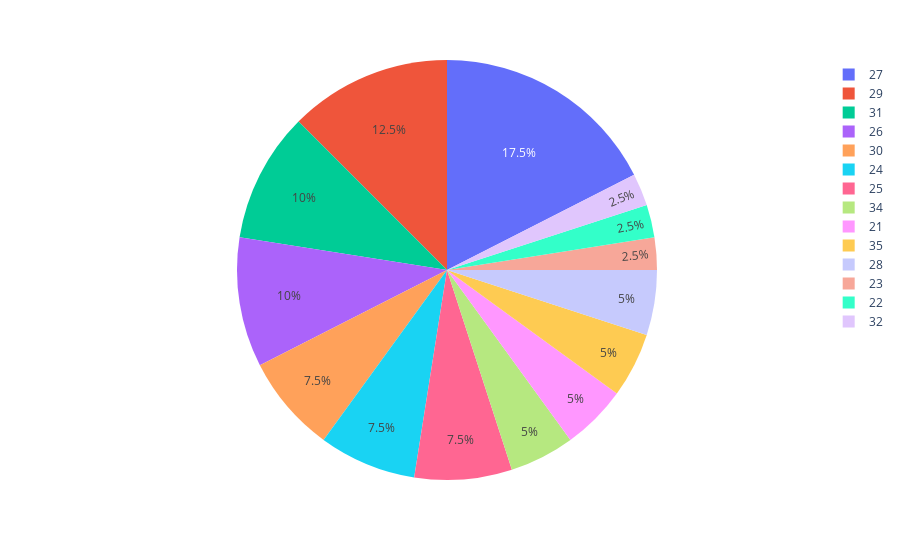

Notebook code cell kept with this figure:
### Markdown cell above
#### `Age`

### Code cell
px.pie(data_frame=df, names='age')

### Figure 1 — Plotly figure (JSON) as saved in the notebook; plotly's stock layout.template omitted (floating-point values rounded to 4 significant figures)
{"data": [{"domain": {"x": [0, 1], "y": [0, 1]}, "hovertemplate": "age=%{label}<extra></extra>", "labels": [34, 23, 30, 22, 24, 24, 27, 21, 35, 31, 35, 29, 21, 28, 25, 27, 28, 27, 29, 26, 29, 24, 27, 25, 26, 32, 26, 31, 29, 34, 27, 31, 27, 26, 27, 30, 30, 25, 31, 29], "legendgroup": "", "name": "", "showlegend": true, "type": "pie"}], "layout": {"legend": {"tracegroupgap": 0}, "margin": {"t": 60}}}
